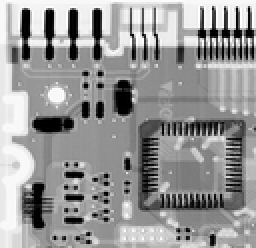
%> input picture problem4/images/Circuit.tif, 128 x 124 px, shrunk from 464 x 448 before the run (shown 2 times larger); the run also reads 1 picture not shown here
$ octave problem4.m   (GNU Octave 9; MATLAB toolbox functions it lacks are replaced by stand-ins)
%> lines starting %> are read from the running program, lines starting %| are printed output that depends on the picture
clc
clear all
format compact

CountFgr = 0;
%% --------------------------------noise Show---------------------------------
% %{
FileName = 'images\NoiseTestBlack.jpg';
ImOrgData = rgb2gray(imread(FileName));
%> ImOrgData: size 59x86 uint8; every value is 0
[ImOrgPixRow,ImOrgPixCol] = size(ImOrgData);  % 行列像素数
%> ImOrgPixRow = 59; ImOrgPixCol = 86
CountFgr = CountFgr+1;
figure(CountFgr);
set(gcf,'Position',get(0,'ScreenSize'),'Name','噪声 1:NoneNoise, 2:Uniform, 3:Gaussian, 4:LogNormal');
StrCount = {'NoneNoise';'Uniform';'Gaussian';'LogNormal';'RayLeigh';'Exponential';'Erlang';'Salt&Pepper'};
NoiseNum = 8;       %噪声种类 1:NoneNoise, 2:Uniform, 3:Gaussian, 4:LogNormal, 5:RayLeigh, 6:Exponential, 7:Erlang, 8:Salt&Pepper
NoiseCount = 1;     %初始噪声种类
ImNewData = zeros(ImOrgPixRow,ImOrgPixCol,NoiseNum); %噪声图初始化
bNextFig = 0;
for NoiseCount = 1:1:NoiseNum       %循环输出噪声样例
    switch NoiseCount
        case 1
            ImNewData( : , : , NoiseCount) = TreatNoneNoise(ImOrgData);
        case 2
            ImNewData( : , : , NoiseCount) = TreatUniform(ImOrgData, 0.0, 1.0);
            %%% #TreatOut = TreatUniform(ImOrgData,NoiseLowerBound,NoiseUpperBound) %ImOrgData:图,NoiseLowerBound:噪声下界,NoiseUpperBound:噪声上界
            %%% #default: NoiseLowerBound=0,NoiseUpperBound=1
        case 3
            ImNewData( : , : , NoiseCount) = TreatGaussian(ImOrgData, 0.0, 1.0);
            %%% #TreatOut = TreatGaussian(ImOrgData,NoiseMean,NoiseVar)	%ImOrgData:图,NoiseMean:噪声均值,NoiseVar:噪声方差
            %%% #default:NoiseMean=0,NoiseVar=1
        case 4
            ImNewData( : , : , NoiseCount) = TreatLogNormal(ImOrgData, 1.0, 0.25);
            %%% #TreatOut = TreatLogNormal(ImOrgData,ParaA,ParaB)	%ImOrgData:图,ParaA:噪声均值,ParaB:噪声方差
            %%% #default:ParaA=1,ParaB=0.25
        case 5
            bNextFig = 1;       %换figure显示
            CountFgr = CountFgr+1;
            figure(CountFgr);
            set(gcf,'Position',get(0,'ScreenSize'),'Name','噪声 5:RayLeigh, 6:Exponential, 7:Erlang, 8:Salt&Pepper');
            ImNewData( : , : , NoiseCount) = TreatRayLeigh(ImOrgData,0.0,1.0);
            %%% #TreatOut = TreatRayLeigh(ImOrgData, ParaA, ParaB)	%ImOrgData:图,ParaA:-,ParaB:-
            %%% #default:ParaA=0.0,ParaB=1.0
        case 6
            ImNewData( : , : , NoiseCount) = TreatExponential(ImOrgData, 1.0);
            %%% #TreatOut = TreatExponential(ImOrgData, ParaA)	%ImOrgData:图,ParaA:-
            %%% #default:ParaA=1, 【ParaA】 MUST BE 【POSITIVE】 !!!
        case 7
            ImNewData( : , : , NoiseCount) = TreatErlang(ImOrgData, 2, 5);
            %%% #TreatOut = TreatErlang(ImOrgData, ParaA, ParaB)	%ImOrgData:图,ParaA:-,ParaB:-
            %%% #default:ParaA=2,ParaB=5, 【ParaA】 MUST BE 【POSITIVE】!!!【ParaB】 MUST BE 【POSITIVE】【INTEGER】 !!!
        case 8
            ImNewData( : , : , NoiseCount) = TreatSaltPepper(ImOrgData, 0.05, 0.05, 255);
            %%% #TreatOut = TreatSaltPepper(ImOrgData, ProbPepper, ProbSalt, Gray)	%ImOrgData:图,ProbPepper:暗点,ProbSalt:亮点,Gray:亮点Scaling
            %%% $default:ProbPepper = 0.05, ProbSalt = 0.05, Gray = 255
        otherwise
            error('Undifined');
    end
    subplot( 2, 4, NoiseCount - bNextFig*4 ),imshow( uint8( ImNewData(:,:,NoiseCount) ) ),title(['空间图',StrCount(NoiseCount)]);
    subplot( 2, 4, NoiseCount - bNextFig*4 + 4 ),hist( ImNewData(:,:,NoiseCount) ),title(['直方图',StrCount(NoiseCount)]);
%     subplot( 3, NoiseNum, NoiseCount+NoiseNum*2 ),imshow(log(abs(fftshift(fft2( ImNewData(:,:,NoiseCount) )))),[]),title(['幅度谱',StrCount(NoiseCount)]);
end
%> after the loop, CountFgr = 2; bNextFig = 1

%% load image
FileName = 'images\Circuit.tif';
ImOrgData = imread(FileName);
%> ImOrgData is the input picture: size 124x128 uint8; min 0, max 255, mean 151
[ImOrgPixRow,ImOrgPixCol] = size(ImOrgData);  % 行列像素数
%> ImOrgPixRow = 124; ImOrgPixCol = 128
%% ---------------------------均值滤波器（图5.7）----------------------------
CountFgr = CountFgr+1;
%> CountFgr = 3
figure(CountFgr);
set(gcf,'Position',get(0,'ScreenSize'),'Name','高斯噪声污染后的算数/几何均值空间滤波');
subplot(2,2,1),imshow(ImOrgData),title('(a) 原图');
%高斯污染，参数见title
ImGaussianPltData = uint8(TreatGaussian(ImOrgData,0,20));
subplot(2,2,2),imshow(ImGaussianPltData),title('(b) 高斯噪声污染 μ=0，σ^2=400');
% 算术均值滤波
subplot(2,2,3),imshow(TreatArithmeticMean(ImGaussianPltData,3,3)),title('(c) 3×3算数均值滤波');
% 几何均值滤波
subplot(2,2,4),imshow( TreatGeometricMean(ImGaussianPltData,3,3) ),title('(d) 3×3几何均值滤波');
%> after the loop in TreatGeometricMean, `for ConvWidth = 1:1:FltWidth`:
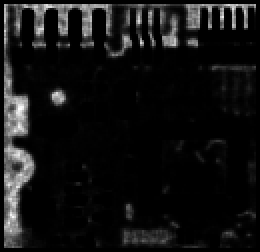
%> ConvPad: size 126x130 double (shown 2 times larger); min 0, max 4.49e+21, mean 3.35e+20; drawn with min black and max white
%% -------------------------均值滤波器（图5.8、5.9）------------------------
CountFgr = CountFgr+1;
%> CountFgr = 4
figure(CountFgr);
set(gcf,'Position',get(0,'ScreenSize'),'Name','椒盐噪声污染后的逆谐波均值滤波器');
subplot(2,3,1),imshow(ImOrgData),title('(z) 原图');
%椒盐噪声污染，参数见title
%%% TreatOut = TreatSaltPepper(ImOrgData, ProbPepper, ProbSalt, Gray)	%ImOrgData:图,ProbPepper:暗点,ProbSalt:亮点,Gray:亮点Scaling
ImPltPepperData = uint8(TreatSaltPepper(ImOrgData, 0.1, 0, 255));
subplot(2,3,1),imshow(ImPltPepperData),title('(a) 椒盐暗噪污染 ProbPepper=0.1');
ImPltSaltData = uint8(TreatSaltPepper(ImOrgData, 0, 0.1, 255));
subplot(2,3,4),imshow(ImPltSaltData),title('(b) 椒盐亮噪污染 ProbSalt=0.1');
%逆谐波均值滤波，参数见title
% ImContraHarmonicData = TreatContraHarmonic(ImData, FltWidth, FltHeight, ParaQ) %%ImData:图, FltWidth:滤波器M, FltHeight:滤波器N, ParaQ:阶数Q
subplot(2,3,2),imshow( TreatContraHarmonic(ImPltPepperData, 3, 3, 1.5) ),title('(c) 3×3,Q=1.5逆谐波均值滤波处理暗噪声');
subplot(2,3,3),imshow( TreatContraHarmonic(ImPltPepperData, 3, 3, -1.5) ),title('(e) 3×3,Q=-1.5逆谐波均值滤波处理暗噪声');
subplot(2,3,5),imshow( TreatContraHarmonic(ImPltSaltData, 3, 3, -1.5) ),title('(d) 3×3,Q=-1.5逆谐波均值滤波处理亮噪声');
%> call 3 of TreatContraHarmonic, with FltWidth = 3, FltHeight = 3, ParaQ = -1.5
%> after the loop in TreatContraHarmonic (call 3), `for ConvWidth = 1:1:FltWidth`:
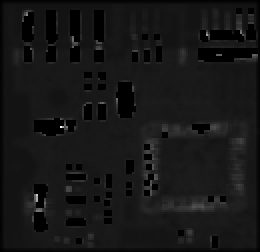
%> ConvPadNumerator: size 126x130 double (shown 2 times larger); 10.77% of the values are NaN or infinite; the others: min 0.0626, max 6.77, mean 0.732; drawn with min black, max white, NaN and infinite black
subplot(2,3,6),imshow( TreatContraHarmonic(ImPltSaltData, 3, 3, 1.5) ),title('(f) 3×3,Q=1.5逆谐波均值滤波处理亮噪声');
%> call 4 of TreatContraHarmonic, with FltWidth = 3, FltHeight = 3, ParaQ = 1.5
%> after the loop in TreatContraHarmonic (call 4), `for ConvWidth = 1:1:FltWidth`:
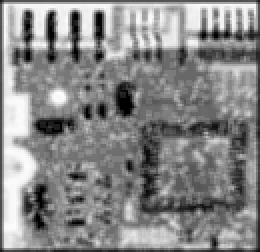
%> ConvPadDenominator: size 126x130 double (shown 2 times larger); min 0, max 36053, mean 19227.8; drawn with min black and max white
%> after the loop in TreatContraHarmonic (call 4), `for ConvWidth = 1:1:FltWidth`:
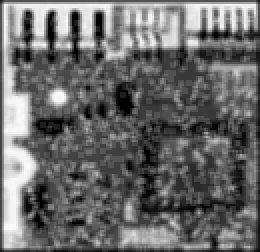
%> ConvPadNumerator: size 126x130 double (shown 2 times larger); min 0, max 9095412.7, mean 3809474; drawn with min black and max white
%> in TreatContraHarmonic (call 4), `ImContraHarmonicData = uint8( ConvPadNumerator( floor(ConvWidth/2)+1:f..`:
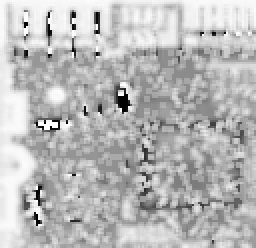
%> ImContraHarmonicData: size 124x128 uint8 (shown 2 times larger); min 0, max 255, mean 185.1

%% -----------------------统计排序滤波(图5.10)------------------------
CountFgr = CountFgr+1;
%> CountFgr = 5
figure(CountFgr);
set(gcf,'Position',get(0,'ScreenSize'),'Name','椒盐噪声污染后的中值滤波器');
subplot(2,3,1),imshow(ImOrgData),title('(a) 原图');
%椒盐噪声污染，参数见title
%%% TreatOut = TreatSaltPepper(ImOrgData, ProbPepper, ProbSalt, Gray)	%ImOrgData:图,ProbPepper:暗点,ProbSalt:亮点,Gray:亮点Scaling
ImPltData = uint8(TreatSaltPepper(ImOrgData, 0.1, 0.1, 255));
subplot(2,2,1),imshow(ImPltData),title('(a) 椒盐暗噪污染 ProbPepper=ProbSalt=0.1');
% TreatOut = TreatOrdStaticFlt(ImData, FltWidth, FltHeight, FltType) %中值滤波-ImData, FltWidth:滤波器M, FltHeight:滤波器N,FltType:1-中值,2-最大值,3-最小值
ImNewData = TreatOrdStaticFlt(ImPltData,3,3,1);
subplot(2,2,2),imshow(ImNewData),title('(b) 第1次3×3中值滤波');
ImNewData = TreatOrdStaticFlt(ImNewData,3,3,1);
subplot(2,2,3),imshow(ImNewData),title('(c) 第2次3×3中值滤波');
ImNewData = TreatOrdStaticFlt(ImNewData,3,3,1);
subplot(2,2,4),imshow(ImNewData),title('(d) 第3次3×3中值滤波');

%% -----------------------统计排序滤波(图5.11)------------------------
CountFgr = CountFgr+1;
%> CountFgr = 6
figure(CountFgr);
set(gcf,'Position',get(0,'ScreenSize'),'Name','椒盐噪声污染后的最大最小值滤波器');
subplot(2,2,1),imshow(ImPltPepperData),title('(a) 椒盐暗噪污染 ProbPepper=0.1');
subplot(2,2,2),imshow(ImPltSaltData),title('(b) 椒盐亮噪污染 ProbSalt=0.1');
subplot(2,2,3),imshow(TreatOrdStaticFlt(ImPltPepperData,3,3,2)),title('(c) 对暗噪污染最大值滤波');
subplot(2,2,4),imshow(TreatOrdStaticFlt(ImPltSaltData,3,3,3)),title('(d) 对亮噪污染最小值滤波');
%> call 5 of TreatOrdStaticFlt, with FltWidth = 3, FltHeight = 3, FltType = 3
%> in TreatOrdStaticFlt (call 5), `TreatOut = TreatTemp(2:ImPixRow-1 , 2:ImPixCol-1);`:
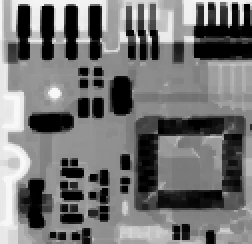
%> TreatOut: size 122x126 uint8 (shown 2 times larger); min 0, max 248, mean 116.2
%}
%% -----------------------统计排序滤波(图5.12)------------------------
CountFgr = CountFgr+1;
%> CountFgr = 7
figure(CountFgr);
set(gcf,'Position',get(0,'ScreenSize'),'Name','均匀噪声和椒盐噪声后的统计滤波处理');
ImPltData = TreatUniform(ImOrgData,-20, 20 );
subplot(2,3,1),imshow(ImPltData),title('(a) 加性均匀噪声,μ=0,σ^2=800');
ImPltData = uint8(TreatSaltPepperAdd(ImPltData, 0.1, 0.1, 255));
subplot(2,3,4),imshow(ImPltData),title('(b) 继续叠加椒盐噪声 ProbPepper=ProbSalt=0.1');
% 算术均值滤波
subplot(2,3,2),imshow( TreatArithmeticMean(ImPltData,5,5) ),title('(c) 5×5算数均值滤波');
% 几何均值滤波
subplot(2,3,5),imshow( TreatGeometricMean(ImPltData,5,5) ),title('(d) 5×5几何均值滤波');
% 中值滤波器
% [5 lines not run here, left out]
function TreatOut = TreatNoneNoise(ImOrgData)
    TreatOut = ImOrgData;
end
%% Uniform-ImOrgData:图,NoiseLowerBound:噪声下界,NoiseUpperBound:噪声上界
function TreatOut = TreatUniform(ImOrgData, NoiseLowerBound, NoiseUpperBound)
    TreatOut = uint8(double(ImOrgData) + [NoiseLowerBound.* ones(size(ImOrgData)) + (NoiseUpperBound-NoiseLowerBound).*rand( size(ImOrgData) )]) ;
end
%% Gaussian-ImOrgData:图,NoiseMean:噪声均值,NoiseVar:噪声方差
function TreatOut = TreatGaussian(ImOrgData, NoiseMean, NoiseVar)
    TreatOut = uint8(double(ImOrgData) + NoiseMean.* ones(size(ImOrgData)) + NoiseVar.*randn( size(ImOrgData) )) ;
end
%% LogNormal-ImOrgData:图,ParaA:噪声均值,ParaB:噪声方差
function TreatOut = TreatLogNormal(ImOrgData, ParaA, ParaB)
    TreatOut = uint8(double(ImOrgData) + exp([ParaA + ParaB.*randn( size(ImOrgData) )])) ;
end
%% RayLeigh-ImOrgData:图,ParaA:-,ParaB:-
function TreatOut = TreatRayLeigh(ImOrgData, ParaA, ParaB)
    TreatOut = uint8(double(ImOrgData) + ParaA.* ones(size(ImOrgData)) + ( - ParaB.* log( 1-rand(size(ImOrgData)) )).^0.5);
end
%% Exponential-ImOrgData:图,ParaA:-
function TreatOut = TreatExponential(ImOrgData, ParaA)
    if ParaA <= 0
        error('ParaA must Be POSITIVE For Exponential !!!')
    end
    TreatOut = uint8(double(ImOrgData) + (-1/ParaA) .* log( 1.0 - rand(size(ImOrgData)) )) ;
end
%% Erlang-ImOrgData:图,ParaA:-,ParaB:-
function TreatOut = TreatErlang(ImOrgData, ParaA, ParaB)
    if ParaA <= 0
        error('ParaA must Be POSITIVE For Exponential !!!')
    end
    if ParaB <= 0
        error('ParaB must Be a 【POSITIVE】 Integer For Erlang !!!')
    end
    if ParaB ~= floor(ParaB)
        error('ParaB must Be a Positive 【INTEGER】 For Erlang !!!')
    end
        TreatTemp = double(zeros(size(ImOrgData)));
    for count = 1:1:ParaB
        TreatTemp = double(ImOrgData) + TreatTemp + (-1/ParaA) .* log( 1.0 - rand(size(ImOrgData)) ) ;
    end
    TreatOut = uint8(TreatTemp);
end
%% Salt&Pepper-ImOrgData:图,ProbPepper:暗点,ProbSalt:亮点,Gray:亮点Scaling
function TreatOut = TreatSaltPepper(ImOrgData, ProbPepper, ProbSalt, Gray)
    if ProbPepper + ProbSalt > 1
        error('The Sum Of Prob Must be 【no more than 1】!');
    end
    TreatTemp = double(ImOrgData);
    GenM = rand(size(ImOrgData));
    TreatTemp ( GenM <= ProbPepper ) = 0;
    TreatTemp ( GenM > ProbPepper & GenM <= ProbSalt + ProbPepper ) = 1 * Gray;
    TreatOut = uint8(TreatTemp);
end
function TreatOut = TreatSaltPepperAdd(ImOrgData, ProbPepper, ProbSalt, Gray)
%> called with ProbPepper = 0.1, ProbSalt = 0.1, Gray = 255
    if ProbPepper + ProbSalt > 1
        error('The Sum Of Prob Must be 【no more than 1】!');
    end
    TreatTemp = double(ImOrgData);
%> TreatTemp: size 124x128 double
    GenM = rand(size(ImOrgData));
    TreatTemp ( GenM <= ProbPepper ) = 1;
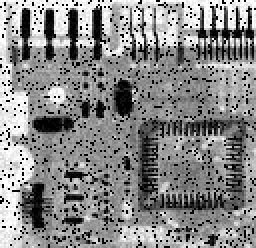
%> TreatTemp: size 124x128 double (shown 2 times larger); min 0, max 255, mean 135.8; mean of the top-left, top-right, bottom-left and bottom-right quarters 143.5, 141.3, 139.7, 118.7
%> the run ends on the next line
    TreatTemp ( GenM > ProbPepper & GenM <= ProbSalt + ProbPepper ) = 1 * Gray;
    TreatOut = uint8(TreatTemp);
end
%% 算数均值滤波器 TreatArithmeticMean(ImData,FltWidth,FltHeight)
function TreatOut = TreatArithmeticMean(ImData,FltWidth,FltHeight)
    [ImPixRow,ImPixCol] = size(ImData);
    ConvPad = double( zeros(ImPixRow+FltWidth-1,ImPixCol+FltHeight-1) );
    for ConvWidth = 1:1:FltWidth
        for ConvHeight = 1:1:FltHeight
            ConvPad( ConvWidth:ConvWidth+ImPixRow-1, ConvHeight:ConvHeight+ImPixCol-1 ) = ...
                ConvPad( ConvWidth:ConvWidth+ImPixRow-1, ConvHeight:ConvHeight+ImPixCol-1 ) + double(ImData);
        end
    end
    TreatOut = uint8(( 1/(FltWidth*FltHeight) ).*ConvPad( floor(ConvWidth/2)+1:floor(ConvWidth/2)+ImPixRow, floor(ConvHeight/2)+1:floor(ConvHeight/2)+ImPixCol ));
end
%% 几何均值滤波器 TreatGeometricMean(ImData,FltWidth,FltHeight)
function TreatOut = TreatGeometricMean(ImData,FltWidth,FltHeight)
    [ImPixRow,ImPixCol] = size(ImData);
    ConvPad = double( ones(ImPixRow+FltWidth-1,ImPixCol+FltHeight-1) );
    for ConvWidth = 1:1:FltWidth
        for ConvHeight = 1:1:FltHeight
            ConvPad( ConvWidth:ConvWidth+ImPixRow-1, ConvHeight:ConvHeight+ImPixCol-1 ) =...
                ConvPad( ConvWidth:ConvWidth+ImPixRow-1, ConvHeight:ConvHeight+ImPixCol-1 ) .* double(ImData);
        end
    end
    TreatOut = ...
        uint8( (ConvPad( floor(ConvWidth/2)+1:floor(ConvWidth/2)+ImPixRow, floor(ConvHeight/2)+1:floor(ConvHeight/2)+ImPixCol )).^(1/(FltWidth*FltHeight)) );
end
%% ContraHarmonic-ImData:图, FltWidth:滤波器M, FltHeight:滤波器N, ParaQ:阶数Q
function ImContraHarmonicData = TreatContraHarmonic(ImData, FltWidth, FltHeight, ParaQ)
    [ImPixRow,ImPixCol] = size(ImData);  % 行列像素数
    ConvPadNumerator = double( zeros(ImPixRow+FltWidth-1,ImPixCol+FltHeight-1) );
    ConvPadDenominator = double( zeros(ImPixRow+FltWidth-1,ImPixCol+FltHeight-1) );
    for ConvWidth = 1:1:FltWidth
        for ConvHeight = 1:1:FltHeight
            ConvPadNumerator( ConvWidth:ConvWidth+ImPixRow-1, ConvHeight:ConvHeight+ImPixCol-1 ) =  ...
                ConvPadNumerator( ConvWidth:ConvWidth+ImPixRow-1, ConvHeight:ConvHeight+ImPixCol-1 ) + double(ImData).^(ParaQ+1);
            ConvPadDenominator( ConvWidth:ConvWidth+ImPixRow-1, ConvHeight:ConvHeight+ImPixCol-1 ) =  ...
                ConvPadDenominator( ConvWidth:ConvWidth+ImPixRow-1, ConvHeight:ConvHeight+ImPixCol-1 ) + double(ImData) .^(ParaQ);
        end
    end
    ImContraHarmonicData = uint8( ConvPadNumerator( floor(ConvWidth/2)+1:floor(ConvWidth/2)+ImPixRow, floor(ConvHeight/2)+1:floor(ConvHeight/2)+ImPixCol)...
        ./ ConvPadDenominator( floor(ConvWidth/2)+1:floor(ConvWidth/2)+ImPixRow, floor(ConvHeight/2)+1:floor(ConvHeight/2)+ImPixCol) );
end

%% 中值滤波-ImData, FltWidth:滤波器M, FltHeight:滤波器N,FltType:1-中值,2-最大值,3-最小值
function TreatOut = TreatOrdStaticFlt(ImData, FltWidth, FltHeight, FltType)
	[ImPixRow,ImPixCol] = size(ImData);  % 行列像素数
    TempPad = uint8( zeros(ImPixRow+FltWidth-1,ImPixCol+FltHeight-1) );
    TreatTemp = uint8(zeros(ImPixRow,ImPixCol));
    TempPad( floor(FltWidth/2)+1 : floor(FltWidth/2)+ImPixRow , floor(FltHeight/2)+1 : floor(FltHeight/2)+ImPixCol ) = ImData; % Padding
    for i = floor(FltWidth/2)+1 : 1 : floor(FltWidth/2)+ImPixRow
        for j = floor(FltHeight/2)+1 : 1 : floor(FltHeight/2)+ImPixCol
            TempCur = TempPad( i-floor(FltWidth/2) : i+floor(FltWidth/2) , j-floor(FltHeight/2) : j+floor(FltHeight/2) );
            switch FltType
                case 1
                    TreatTemp ( i-floor(FltWidth/2) , j-floor(FltHeight/2) ) = median( TempCur(:) );
                case 2
                    TreatTemp ( i-floor(FltWidth/2) , j-floor(FltHeight/2) ) = max( TempCur(:) );
                case 3
                    TreatTemp ( i-floor(FltWidth/2) , j-floor(FltHeight/2) ) = min( TempCur(:) );
                otherwise
                        error('Undefined Type!!!')
            end
        end
    end
    TreatOut = TreatTemp(2:ImPixRow-1 , 2:ImPixCol-1);
end
